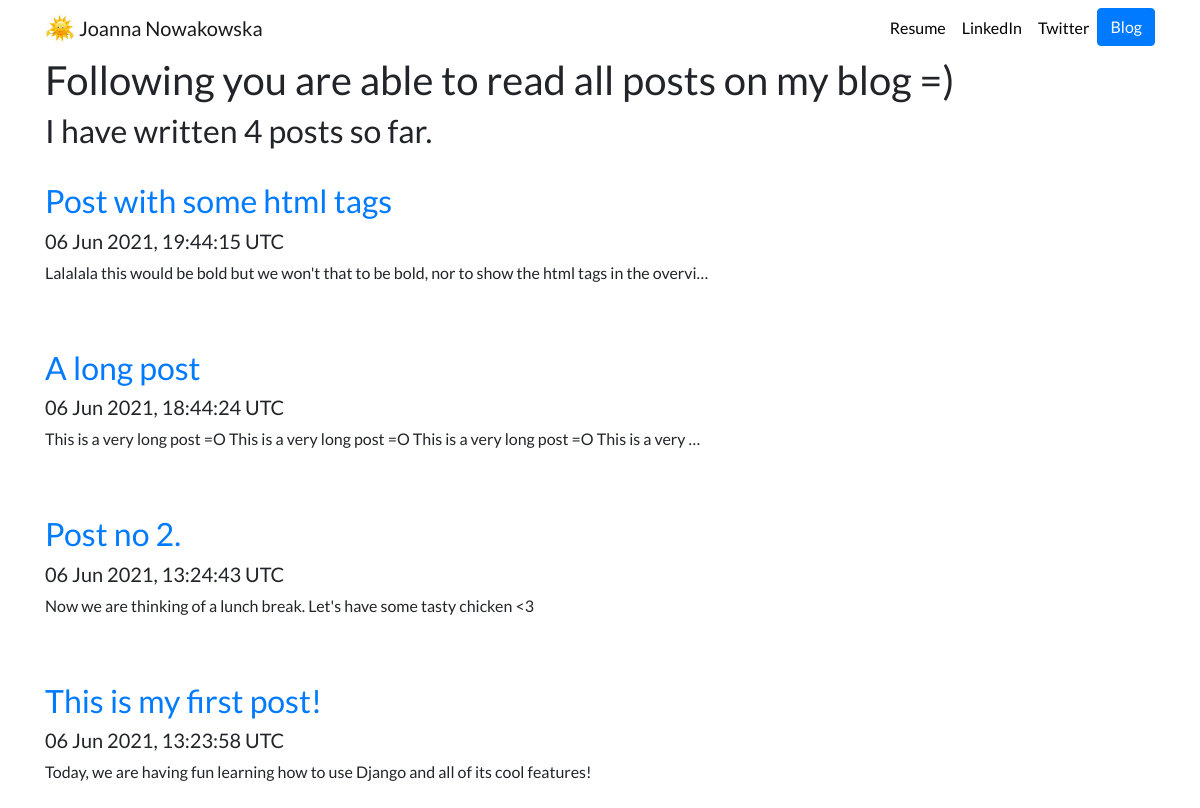
Screenshot of /blog/ with the database file from the repository.
### blog/models.py (models this page shows, shortened)
class Post(models.Model):
    title = models.CharField(max_length=150)
    created = models.DateTimeField(auto_now_add=True)
    updated = models.DateTimeField(auto_now=True)
    content = models.TextField()

### blog/views.py (the view)
# urls.py: path('', views.all_posts, name='all_posts'),
def all_posts(request):
    posts = Post.objects.order_by('-updated')
    return render(request, 'blog/all_posts.html', {"posts": posts})

### blog/templates/blog/all_posts.html
{% extends 'portfolio/base_template.html' %}
{% block content %}
<h1>Following you are able to read all posts on my blog =)</h1>
<h2>I have written {{ posts.count }} post{{posts.count|pluralize}} so far.</h2>
<br>
{% for post in posts %}
    <a href="{% url 'blog:detail' post.id %}"><h2>{{ post.title }}</h2></a>
    <h5>{{ post.updated|date:'d M Y, G:i:s e' }}</h5>
    <p>{{ post.content|striptags|truncatechars:100 }}</p>
    <br>
    <br>
{% endfor %}
{% endblock %}

### portfolio/templates/portfolio/base_template.html (shortened to what this page needs)
<!DOCTYPE html>
{% load static %}
<html lang="en">
<head>
  <link rel="stylesheet" href="https://stackpath.bootstrapcdn.com/bootstrap/4.4.1/css/bootstrap.min.css">
  <link rel="stylesheet" href="{% static 'portfolio/custom.css' %}">
</head>
<body>
  <nav id="topNav" class="navbar navbar-expand-md navbar-light">
    <div class="container">
      <a class="navbar-brand" href="{% url 'home' %}">
        <img src="{% static 'portfolio/2.jpg' %}" width="30" height="30" class="d-inline-block align-top" alt="Joanna's logo">
        <span>Joanna Nowakowska</span>
      </a>
      <div class="collapse navbar-collapse text-center" id="navbarNav">
        <ul class="navbar-nav ml-auto">
          <li class="nav-item">
            <a class="nav-link" href="{% static 'portfolio/Joanna_Nowakowska_Resume.pdf' %}">Resume</a>
          </li>
          <li class="nav-item">
            <a class="nav-link" href="https://www.linkedin.com/in/joannanowakowska/" target="_blank">LinkedIn</a>
          </li>
          <li class="nav-item">
            <a class="nav-link" href="https://twitter.com/JoNowakowska" target="_blank">Twitter</a>
          </li>
          <li>
            <a role="button" href="{% url 'blog:all_posts' %}" class="btn btn-primary">Blog</a>
          </li>
        </ul>
      </div>
    </div>
  </nav>
  <div class="container">
    {% block content %}{% endblock %}
  </div>
</body>
</html>

### portfolio/static/portfolio/custom.css (style rules this page uses)
.navbar-nav .nav-link { color: rgba(0,0,0,1) !important; }
body { font-family: 'Lato', sans-serif; }

### rows the page displays
Post: title "Post with some html tags", updated "06 Jun 2021, 19:44:15 UTC", content "Lalalala this would be bold but we won't that to be bold, nor to show the html tags in the overvi…"
Post: title "A long post", updated "06 Jun 2021, 18:44:24 UTC", content "This is a very long post =O This is a very long post =O This is a very long post =O This is a very …"
Post: title "Post no 2.", updated "06 Jun 2021, 13:24:43 UTC", content "Now we are thinking of a lunch break. Let's have some tasty chicken <3"
Post: title "This is my first post!", updated "06 Jun 2021, 13:23:58 UTC", content "Today, we are having fun learning how to use Django and all of its cool features!"

### other values shown
{{ posts.count }} "4"
